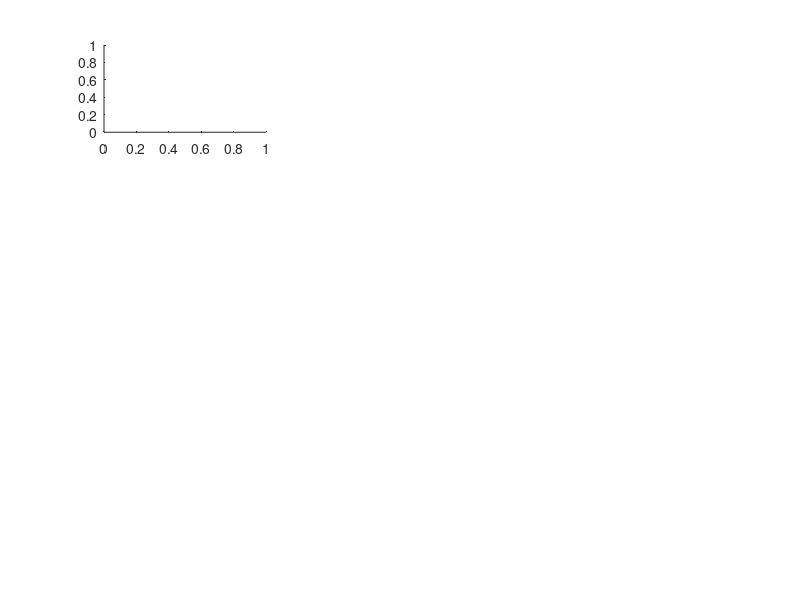

This chart was generated by the following MATLAB code: (Note: this script raises an error after producing the figure.)
global Horizon;
global time;
global p_target;
global dt;

%% Plot Convergence Information.
figure('Renderer', 'painters', 'Position', [10 10 1000 600], ...
    'NumberTitle', 'off', 'Name', 'Cart Pole Convergence')

subplot(4,3,1)
hold on
plot(time,x_traj(1,:),'linewidth',4);
plot(time,p_target(1,1)*ones(1,Horizon),'red','linewidth',4)
title('$x (m.)$','fontsize',20, 'Interpreter', 'latex');
xlabel('$t$','fontsize',14, 'Interpreter', 'latex');
hold off;
grid;


subplot(4,3,2);
hold on;
plot(time,x_traj(2,:),'linewidth',4);
plot(time,p_target(2,1)*ones(1,Horizon),'red','linewidth',4)
title('$y (m.)$','fontsize',20, 'Interpreter', 'latex');
xlabel('$t$','fontsize',14, 'Interpreter', 'latex');
hold off;
grid;

subplot(4,3,3);
hold on;
plot(time,x_traj(3,:),'linewidth',4);
plot(time,p_target(3,1)*ones(1,Horizon),'red','linewidth',4)
title('$z (m.)$','fontsize',20, 'Interpreter', 'latex');
xlabel('$t$','fontsize',14, 'Interpreter', 'latex');
hold off;
grid;

subplot(4,3,4);
hold on;
plot(time,x_traj(4,:),'linewidth',4);
plot(time,p_target(4,1)*ones(1,Horizon),'red','linewidth',4)
title('$\dot{x}$','fontsize',20, 'Interpreter', 'latex');
xlabel('$t$','fontsize',14, 'Interpreter', 'latex');
hold off;
grid;

subplot(4,3,5);
hold on;
plot(time,x_traj(5,:),'linewidth',4);
plot(time,p_target(5,1)*ones(1,Horizon),'red','linewidth',4)
title('$\dot{y}$','fontsize',20, 'Interpreter', 'latex');
xlabel('$t$','fontsize',14, 'Interpreter', 'latex');
hold off;
grid;

subplot(4,3,6);
hold on;
plot(time,x_traj(6,:),'linewidth',4);
plot(time,p_target(6,1)*ones(1,Horizon),'red','linewidth',4)
title('$\dot{z}$','fontsize',20, 'Interpreter', 'latex');
xlabel('$t$','fontsize',14, 'Interpreter', 'latex');
hold off;
grid;

subplot(4,3,7);
hold on;
plot(time,x_traj(7,:),'linewidth',4);
plot(time,p_target(7,1)*ones(1,Horizon),'red','linewidth',4)
title('$\phi$','fontsize',20, 'Interpreter', 'latex');
xlabel('$t$','fontsize',14, 'Interpreter', 'latex');
hold off;
grid;

subplot(4,3,8);
hold on;
plot(time,x_traj(8,:),'linewidth',4);
plot(time,p_target(8,1)*ones(1,Horizon),'red','linewidth',4)
title('$\theta$','fontsize',20, 'Interpreter', 'latex');
xlabel('$t$','fontsize',14, 'Interpreter', 'latex');
hold off;
grid;

subplot(4,3,9);
hold on;
plot(time,x_traj(9,:),'linewidth',4);
plot(time,p_target(9,1)*ones(1,Horizon),'red','linewidth',4)
title('$\psi$','fontsize',20, 'Interpreter', 'latex');
xlabel('$t$','fontsize',14, 'Interpreter', 'latex');
hold off;
grid;

subplot(4,3,10);
hold on;
plot(time,x_traj(10,:),'linewidth',4);
plot(time,p_target(10,1)*ones(1,Horizon),'red','linewidth',4)
title('$p$','fontsize',20, 'Interpreter', 'latex');
xlabel('$t$','fontsize',14, 'Interpreter', 'latex');
hold off;
grid;

subplot(4,3,11);
hold on;
plot(time,x_traj(11,:),'linewidth',4);
plot(time,p_target(11,1)*ones(1,Horizon),'red','linewidth',4)
title('$q$','fontsize',20, 'Interpreter', 'latex');
xlabel('$t$','fontsize',14, 'Interpreter', 'latex');
hold off;
grid;

subplot(4,3,12);
hold on;
plot(time,x_traj(12,:),'linewidth',4);
plot(time,p_target(12,1)*ones(1,Horizon),'red','linewidth',4)
title('$r$','fontsize',20, 'Interpreter', 'latex');
xlabel('$t$','fontsize',14, 'Interpreter', 'latex');
hold off;
grid;


% subplot(4,3,5);hold on
% plot(residuals,'linewidth',2);
% xlabel('Iterations','fontsize',14, 'Interpreter', 'latex')
% title('Residuals','fontsize',20, 'Interpreter', 'latex');
% pos1 = get(gcf,'Position'); % get position of Figure(1)
% set(gcf,'Position', pos1 - [pos1(3)/2,0,0,0]) % Shift position of Figure(1)
% % set(gca, 'YScale', 'log')
% hold off;
% grid;
%
% subplot(4,3,6);hold on
% plot(Cost,'linewidth',2);
% xlabel('Iterations','fontsize',14, 'Interpreter', 'latex')
% title('Cost (log scale)','fontsize',20, 'Interpreter', 'latex');
pos1 = get(gcf,'Position'); % get position of Figure(1)
% set(gcf,'Position', pos1 - [pos1(3)/2,0,0,0]) % Shift position of Figure(1)
% set(gca, 'YScale', 'log')
% hold off;
% grid;

%% Animate Quadcopter Trajectory.
fh = figure('Renderer', 'painters', 'Position', [10 10 2560 1600], ...
    'NumberTitle', 'off', 'Name', 'Cart Pole Animation');
pos2 = get(gcf,'Position');  % get position of Figure(2)
set(gcf,'Position', pos2 + [pos1(3)/2,0,0,0]) % Shift position of Figure(2)

l = 0.17;

padding = 0.3;
x_lim = [min(x_traj(1, :)) - padding, max(x_traj(1, :)) + padding];
y_lim = [min(x_traj(2, :)) - padding, max(x_traj(2, :)) + padding];
z_lim = [min(x_traj(3, :)) - padding, max(x_traj(3, :)) + padding];

% Draw the ground;
fill3([x_lim(1), x_lim(1), x_lim(2), x_lim(2)], [y_lim(1), y_lim(2), y_lim(2), y_lim(1)], 2 * [-l, -l, -l, -l], [0.86, 0.86, 0.86]);
hold on;

x = xo(1);
y = xo(2);
z = xo(3);

phi = xo(7);
theta = xo(8);
psi = xo(9);

pos = [x, y, z];
R = (rotx(phi * 180 / pi) * roty(theta * 180 / pi) * rotz(psi * 180 / pi))';
[poly_x, poly_y, poly_z] = drone_poly_coords(R, l, pos);
h = fill3(poly_x, poly_y, poly_z, [0 1 1]);
view([0 15])

l1 = [l, 0, 0];
l2 = [0, l, 0];
l3 = [0, 0, l];

v1 = pos + (R * l1')';
v2 = pos + (R * l2')';
v3 = pos + (R * l3')';

pts1 = [pos; v1];
pts2 = [pos; v2];
pts3 = [pos; v3];


h1 = plot3(pts1(:,1), pts1(:,2), pts1(:,3), 'r');
h2 = plot3(pts2(:,1), pts2(:,2), pts2(:,3), 'g');
h3 = plot3(pts3(:,1), pts3(:,2), pts3(:,3), 'b');


xlim(x_lim);
ylim(y_lim);
zlim(z_lim);
% axis square
axis equal

% Save video.
save_video = true;

if (save_video)
    video_filepath = 'Quadcopter_ddp';
    myVideo = VideoWriter(video_filepath, 'MPEG-4'); %open video file
    myVideo.FrameRate = round(3 / dt);  %can adjust this, 5 - 10 works well for me
    myVideo.Quality = 99;
    open(myVideo)
end

max_speed = 0;
for i=1:length(x_traj)
    speed = norm([x_traj(4, i), x_traj(5, i), x_traj(6, i)]);
    if (speed > max_speed)
        max_speed = speed;
    end
end

for i = 1:length(x_traj)
    x = x_traj(1, i);
    y = x_traj(2, i);
    z = x_traj(3, i);
    
    speed = norm([x_traj(4, i), x_traj(5, i), x_traj(6, i)]);
    
    gc = speed / max_speed;
    bc = 1. - speed / max_speed;
    rc = i / length(x_traj) ;
    
    phi = x_traj(7, i);
    theta = x_traj(8, i);
    psi = x_traj(9, i);
    
    pos = [x, y, z];
    R = (rotx(phi * 180 / pi) * roty(theta * 180 / pi) * rotz(psi * 180 / pi))';
    [poly_x, poly_y, poly_z] = drone_poly_coords(R, l, pos);

    h.XData = poly_x;
    h.YData = poly_y;
    h.ZData = poly_z;
    
    pts1 = [pos; pos + (R * l1')'];
    pts2 = [pos; pos + (R * l2')'];
    pts3 = [pos; pos + (R * l3')'];
    
    h1.XData = pts1(:,1);
    h1.YData = pts1(:,2);
    h1.ZData = pts1(:,3);
    
    h2.XData = pts2(:,1);
    h2.YData = pts2(:,2);
    h2.ZData = pts2(:,3);
    
    h3.XData = pts3(:,1);
    h3.YData = pts3(:,2);
    h3.ZData = pts3(:,3);

    hold on;
    plot3(x, y, z, '-mo', 'MarkerEdgeColor', [rc, gc, bc], 'MarkerSize', 3, 'MarkerFaceColor', [rc, gc, bc]);
    
    % Draw coordinate axes.
    scale = 0.2;
    if (mod(i, 5) == 0)
        pts1_perm = [pos; pos + scale * (R * l1')'];
        pts2_perm = [pos; pos + scale * (R * l2')'];
        pts3_perm = [pos; pos + scale * (R * l3')'];
        plot3(pts1_perm(:,1), pts1_perm(:,2), pts1_perm(:,3), 'r');
        plot3(pts2_perm(:,1), pts2_perm(:,2), pts2_perm(:,3), 'g');
        plot3(pts3_perm(:,1), pts3_perm(:,2), pts3_perm(:,3), 'b');
    end
    
    axis equal;
    xlim(x_lim);
    ylim(y_lim);
    zlim(z_lim);
    
    
    hold off;
    
    drawnow()
    
    if (save_video)
        frame = getframe(gcf); %get frame
        writeVideo(myVideo, frame);
    end
    
    pause(dt)
end

if (save_video)
    close(myVideo)
end

% Visualization Utils.
function [x, y, z] = drone_poly_coords(R, l, pos)

    pts = [
        pos + (R * [l l/5 0]')';
        pos + (R * [l/5 l/5 0]')';
        pos + (R * [l/5 l 0]')';
        pos + (R * [-l/5 l 0]')';
        pos + (R * [-l/5 l/5 0]')';
        pos + (R * [-l l/5 0]')';
        pos + (R * [-l -l/5 0]')';
        pos + (R * [-l/5 -l/5 0]')';
        pos + (R * [-l/5 -l 0]')';
        pos + (R * [l/5 -l 0]')';
        pos + (R * [l/5 -l/5 0]')';
        pos + (R * [l -l/5 0]')';
    ];

    x = pts(:,1)';
    y = pts(:,2)';
    z = pts(:,3)';
end